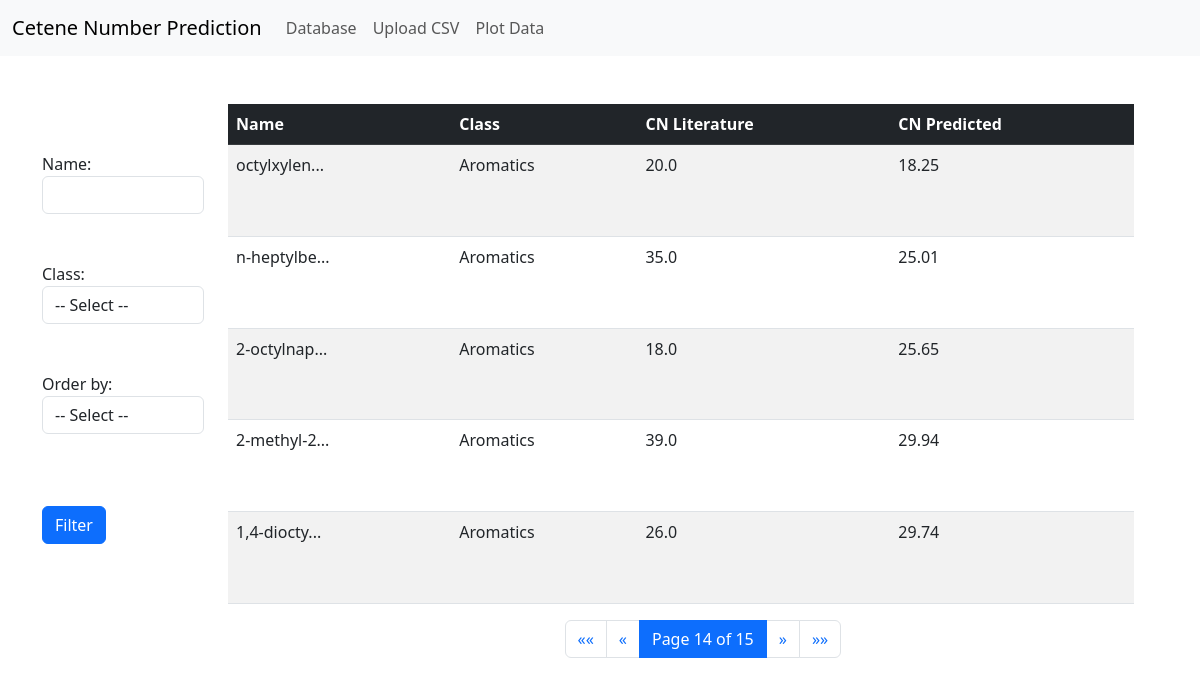
The page /predictions/?page=14 on the database its author committed.
### app1/models.py (models this page shows, shortened)
class Prediction(models.Model):
    SMILES = models.CharField(max_length=255, null=True, blank=True)
    Name = models.CharField(max_length=255, null=True, blank=True)
    Class = models.CharField(max_length=255, null=True, blank=True)
    Formula = models.CharField(max_length=255, null=True, blank=True)
    Molecular_mass = models.FloatField(
        null=True, blank=True, verbose_name="Molecular mass (g/mol)"
    )
    CN_literature = models.FloatField(null=True, blank=True)
    CN_predicted = models.FloatField(null=True, blank=True)
    dnAB = models.FloatField(null=True, blank=True)
    dnCCDB = models.FloatField(null=True, blank=True)
    dnQC = models.FloatField(null=True, blank=True)
    g_CH3 = models.FloatField(null=True, blank=True)
    g_CH2_linear = models.FloatField(null=True, blank=True)
    g_OH = models.FloatField(null=True, blank=True)
    g_O_linear = models.FloatField(null=True, blank=True)
    g_O_ring = models.FloatField(null=True, blank=True)
    Ketone_linear = models.FloatField(null=True, blank=True)
    Ketone_ring = models.FloatField(null=True, blank=True)
    Aldehyde = models.FloatField(null=True, blank=True)
    Ester_linear = models.FloatField(null=True, blank=True)
    g_CH_linear = models.FloatField(null=True, blank=True)
    g_CHdb_linear = models.FloatField(
        null=True, blank=True, verbose_name="g_CHdb_linear"
    )
    g_CHdb_ring = models.FloatField(null=True, blank=True)
    g_CH2db_linear = models.FloatField(null=True, blank=True)
    g_CH_ring = models.FloatField(null=True, blank=True)
    g_CH2_ring = models.FloatField(null=True, blank=True)
    Carboxylic_acid = models.FloatField(null=True, blank=True)
    Mod_Leiden = models.FloatField(null=True, blank=True)
    CN_predicted = models.FloatField(null=True, blank=True)
    image = models.ImageField(upload_to="molecules", null=True, blank=True)

### app1/views.py (the view)
# urls.py: path("predictions/", views.prediction_list, name="prediction_list"),
def prediction_list(request):
    predictions = Prediction.objects.all().order_by("-id")
    name = request.GET.get("name", "")
    class_field = request.GET.get("class_field", "")
    formula = request.GET.get("formula", "")
    order_by = request.GET.get("order_by", "")
    if name:
        predictions = predictions.filter(Name__icontains=name)
    if class_field:
        if class_field == 'nan':
            predictions = predictions.filter(Class__isnull=True) | predictions.filter(Class='')
        else:
            predictions = predictions.filter(Class__icontains=class_field)
    if formula:
        predictions = predictions.filter(Formula__icontains=formula)
    if order_by:
        predictions = predictions.order_by(order_by)
    paginator = Paginator(predictions, 5)  # Show 5 predictions per page
    page_number = request.GET.get('page')
    try:
        predictions_page = paginator.page(page_number)
    except PageNotAnInteger:
        predictions_page = paginator.page(1)
    except EmptyPage:
        predictions_page = paginator.page(paginator.num_pages)
    prediction_data = [
        {
            "id": prediction.id,
            "SMILES": prediction.SMILES,
            "Name": prediction.Name,
            "Class": prediction.Class,
            "Formula": prediction.Formula,
            "Molecular_mass": (
                round(prediction.Molecular_mass, 2)
                if prediction.Molecular_mass is not None
                else None
            ),
            "CN_literature": prediction.CN_literature,
            "CN_predicted": round(prediction.CN_predicted, 2),
            "dnAB": prediction.dnAB,
            "dnCCDB": prediction.dnCCDB,
            "dnQC": prediction.dnQC,
            "g_CH3": prediction.g_CH3,
            "g_CH2_linear": prediction.g_CH2_linear,
            "g_OH": prediction.g_OH,
            "g_O_linear": prediction.g_O_linear,
            "g_O_ring": prediction.g_O_ring,
            "Ketone_linear": prediction.Ketone_linear,
            "Ketone_ring": prediction.Ketone_ring,
            "Aldehyde": prediction.Aldehyde,
            "Ester_linear": prediction.Ester_linear,
            "g_CH_linear": prediction.g_CH_linear,
            "g_CHdb_linear": prediction.g_CHdb_linear,
            "g_CHdb_ring": prediction.g_CHdb_ring,
            "g_CH2db_linear": prediction.g_CH2db_linear,
            "g_CH_ring": prediction.g_CH_ring,
            "g_CH2_ring": prediction.g_CH2_ring,
            "Carboxylic_acid": prediction.Carboxylic_acid,
            "Mod_Leiden": prediction.Mod_Leiden,
            "image": prediction.image,
        }
        for prediction in predictions_page
    ]
    classes = ['Aromatic', 'cyclo-alkane', 'Ester', 'Ether', 'Ester: saturated', 'Alcohol',
               'n-Alkane', 'Polyfunctional', 'Cyclic Ketone', 'Ester of Dicarboxylic Acids',
               'Cyclic Ether', 'Alkene', 'iso-alkane', 'Cyclic Alcohol',
               'Ester: Unsaturated', 'Carboxylic Acids', 'Ketone', 'Lactone', 'Aldehyde',
               'Naphtenes', 'Furans', 'nan']
    return render(
        request,
        "app1/prediction_list.html",
        {
            "predictions": prediction_data,
            "name": name,
            "class_field": class_field,
            "formula": formula,
            "order_by": order_by,
            "paginator": paginator,
            "page_obj": predictions_page,
            "classes":classes,
        },
    )

### app1/templatetags/custom_filters.py (called while the page is built)
@register.filter
def truncate_chars(value, max_length=10):
    if len(value) > max_length:
        return value[:max_length] + "..."
    return value

### app1/templates/app1/prediction_list.html (shortened to what this page needs)
{% extends 'base.html' %}
{% load custom_filters %}
{% block content %}
<div class="container mt-5">
    <div class="row justify-content-center table-container">
        <div class="col-md-2 ">
            <form class="form mt-5" method="GET" action="{% url 'prediction_list' %}">
                <div class="form-group">
                    <label for="id_name">Name:</label>
                    <input class="form-control" type="text" name="name" maxlength="255" id="id_name" value="{{ request.GET.name|default:'' }}" autocomplete="off">
                </div>
                <br><br>
                <div class="form-group">
                    <label for="id_class_field">Class:</label>
                    <select class="form-control" name="class_field" id="id_class_field">
                        <option value="">-- Select --</option>
                    </select>
                </div>
                <br><br>
                <div class="form-group">
                    <label for="id_order_by">Order by:</label>
                    <select class="form-control" name="order_by" id="id_order_by">
                        <option value="">-- Select --</option>
                    </select>
                </div>
                <br><br>
                <br>
                <button type="submit" class="btn btn-primary">Filter</button>
            </form>
        </div>
        <div class="col-md-10 full-height">
            <table class="table table-striped table-hover full-height">
                <thead class="table-dark">
                    <tr>
                        <th scope="col">Name</th>
                        <th scope="col">Class</th>
                        <th scope="col">CN Literature</th>
                        <th scope="col">CN Predicted</th>
                    </tr>
                </thead>
                <tbody>
                    {% for prediction in predictions %}
                    <tr tr data-bs-toggle="modal" data-bs-target="#myModal"
                    data-image-url="{{ prediction.image.url }}"
                    data-smiles="{{ prediction.SMILES }}"
                    >
                        <td>{{ prediction.Name|truncate_chars:10 }}</td>
                        <td>{{ prediction.Class|truncate_chars:10 }}</td>
                        <td>{{ prediction.CN_literature }}</td>
                        <td>{{ prediction.CN_predicted }}</td>
                    </tr>
                    {% endfor %}
                </tbody>
            </table>
        </div>
    </div>
    <div class="row justify-content-center mt-3">
        <div class="col-md-6 offset-md-5">
            <nav aria-label="Page navigation">
                <ul class="pagination">
                    {% if page_obj.has_previous %}
                    <li class="page-item">
                        <a class="page-link" href="?page=1" aria-label="First">
                            <span aria-hidden="true">&laquo;&laquo;</span>
                        </a>
                    </li>
                    <li class="page-item">
                        <a class="page-link" href="?page={{ page_obj.previous_page_number }}" aria-label="Previous">
                            <span aria-hidden="true">&laquo;</span>
                        </a>
                    </li>
                    {% endif %}
                    <li class="page-item active">
                        <span class="page-link">
                            Page {{ page_obj.number }} of {{ page_obj.paginator.num_pages }}
                        </span>
                    </li>
                    {% if page_obj.has_next %}
                    <li class="page-item">
                        <a class="page-link" href="?page={{ page_obj.next_page_number }}" aria-label="Next">
                            <span aria-hidden="true">&raquo;</span>
                        </a>
                    </li>
                    <li class="page-item">
                        <a class="page-link" href="?page={{ paginator.num_pages }}" aria-label="Last">
                            <span aria-hidden="true">&raquo;&raquo;</span>
                        </a>
                    </li>
                    {% endif %}
                </ul>
            </nav>
        </div>
    </div>
</div>
{% endblock %}

### app1/templates/app1/prediction_list.html (style rules this page uses)
.full-height { height: 100%; }
.table-container { height: 500px; width: 100%; }

### rows shown on the page
Prediction: Name "octylxylen...", Class "Aromatics", CN_literature "20.0"
Prediction: Name "n-heptylbe...", Class "Aromatics", CN_literature "35.0"
Prediction: Name "2-octylnap...", Class "Aromatics", CN_literature "18.0"
Prediction: Name "2-methyl-2...", Class "Aromatics", CN_literature "39.0"
Prediction: Name "1,4-diocty...", Class "Aromatics", CN_literature "26.0"

### other values the page prints
{{ prediction.CN_predicted }} "18.25" "25.01" "25.65" "29.94" "29.74"
{{ page_obj.number }} "14"
{{ page_obj.paginator.num_pages }} "15"
